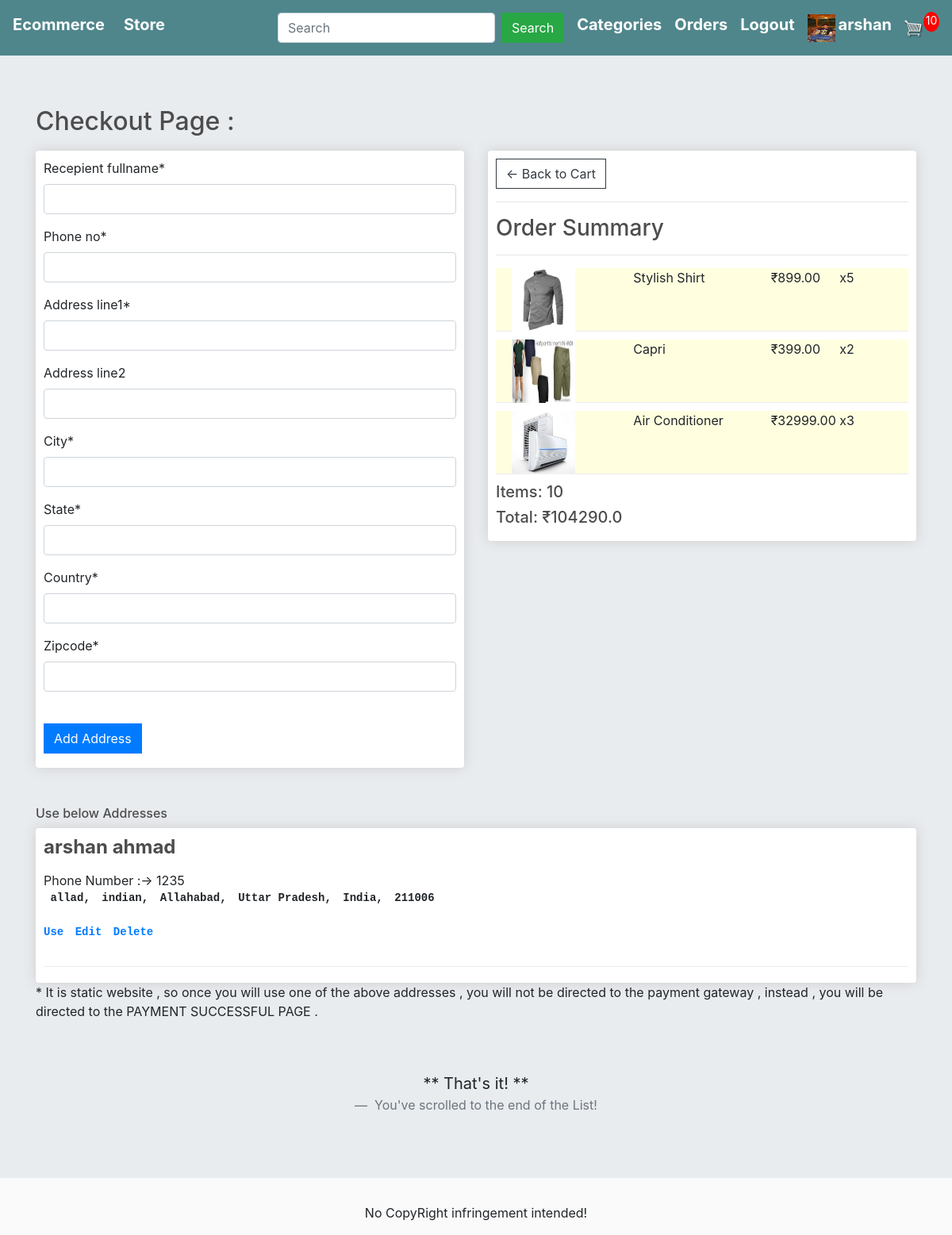
The app's page /checkout/ (signed in), older data.
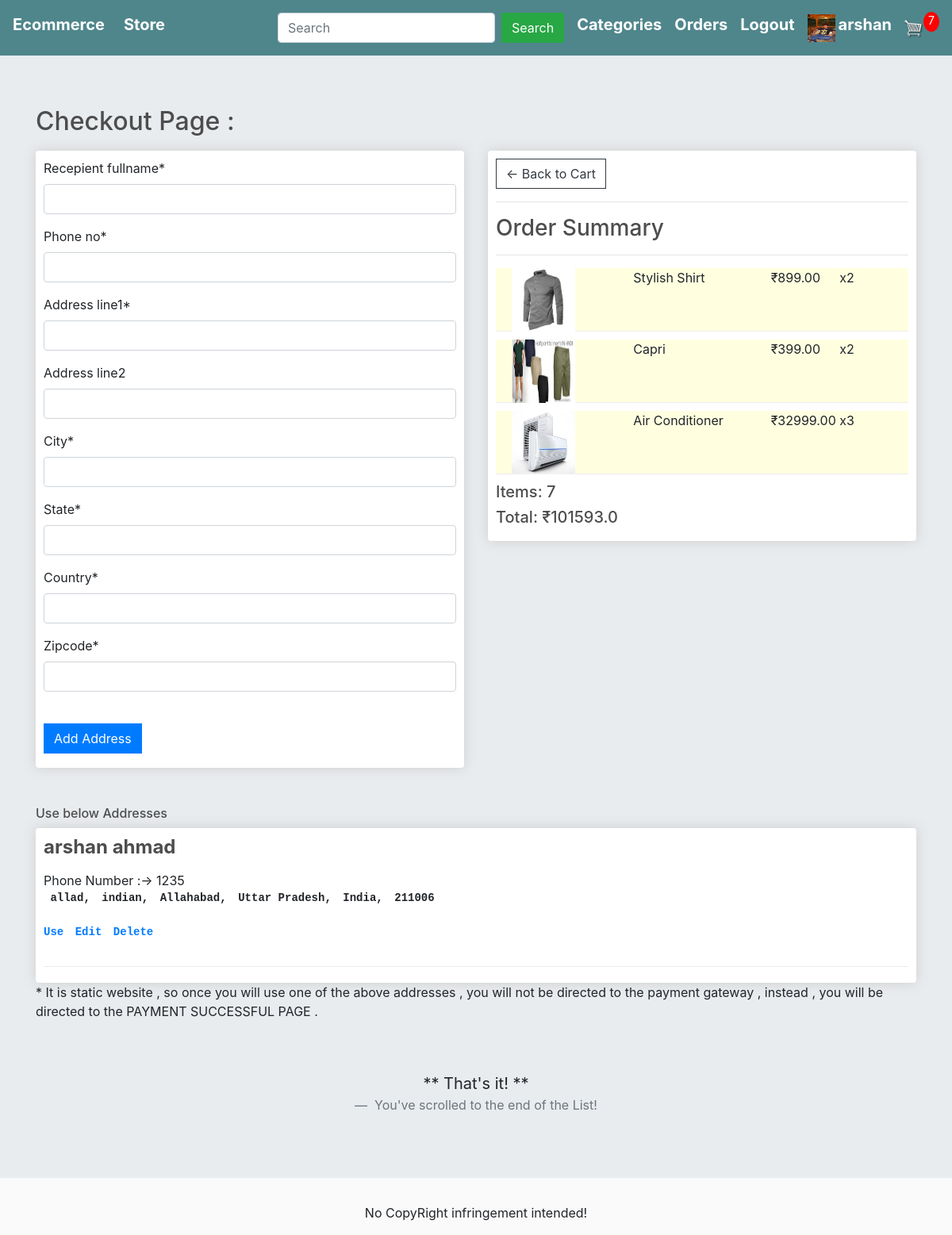
The same page, newer data.
### store/models.py (models this page shows, shortened)
class OrderItem(models.Model):
    user = models.ForeignKey(User, on_delete=models.CASCADE, null=True, blank=False)
    product = models.ForeignKey(Product, on_delete=models.CASCADE, null=True, blank=False)
    date_ordered = models.DateTimeField(auto_now_add=True)
    quantity = models.IntegerField(default=0, blank=True, null=True)
    @property
    def get_total(self):
        total = self.product.price * self.quantity
        return total

class Product(models.Model):
    category = models.ManyToManyField(ProductCategories)
    name = models.CharField(max_length=100, blank=False, name=False)
    price = models.FloatField(blank=False, null=False)
    image = models.FileField(null=True, blank=True)
    description = models.TextField(null=True, blank=True)
    @property
    def get_imageURL(self):
        try:
            url = self.image.url
        except:
            url = ''
        return url

### store/views.py (the view, shortened to what this page needs)
# urls.py: path('checkout/',views.checkout,name='checkout'),
def checkout(request):
    if not request.user.is_authenticated:
        return HttpResponseRedirect(reverse('user_login'))
    items = []
    total_cost_cart = 0
    total_item_cart = 0
    if request.user.is_authenticated:
        items = OrderItem.objects.filter(user=request.user)
        for item in items:
            total_item_cart += item.quantity
        for item in items:
            total_cost_cart += item.get_total
    if total_item_cart == 0:
        return Http404
    form = ShippingForm()
    addresses = ShippingAddress.objects.filter(user=request.user)
    product_categories = ProductCategories.objects.all()
    context = {
        'product_categories': product_categories,
        'items': items,
        'total_item_cart': total_item_cart,
        'total_cost_cart': total_cost_cart,
        'form': form,
        'addresses': addresses,
    }
    return render(request, 'store/checkout.html', context)

### store/forms.py
class ShippingForm(ModelForm):
    class Meta:
        model = ShippingAddress
        fields = '__all__'
        exclude = ['user']

### store/templates/store/checkout.html (shortened to what this page needs)
{% extends 'store/main.html' %}
{% load static %}
{% load crispy_forms_tags %}
{% block content %}
	<h2>Checkout Page :</h2>
     <div class="row">
		<div class="col-lg-6">
			<div class="box-element" id="form-wrapper">
				<form method="POST" action="{% url 'checkout'%}">
					{{ form|crispy }}
					<br>
					<input type="submit" class="btn btn-primary mb-2" name="submit" , value='Add Address'>
				</form>
			</div>
		</div>
		<div class="col-lg-6">
			<div class="box-element">
				<a  class="btn btn-outline-dark" href="{% url 'cart' %}">&#x2190; Back to Cart</a>
				<hr>
				<h3>Order Summary</h3>
				<hr>
				{% for item in items %}
					<div class="cart-row" style="background-color: lightyellow;height: 80px">
						<div style="flex:2"><a href="{% url 'item_detail' item.product.id %}"><img class="row-image" src="{{ item.product.get_imageURL }}" style="width: 80px; height: 80px;margin-left: 20px"></a></div>
						<div style="flex:2"><p>{{item.product.name}}</p></div>
						<div style="flex:1"><p>&#8377;{{item.product.price|floatformat:2}}</p></div>
						<div style="flex:1"><p>x{{item.quantity}}</p></div>
					</div>
				{% endfor %}
				<h5>Items:   {{total_item_cart}}</h5>
				<h5>Total:   &#8377;{{total_cost_cart}}</h5>
			</div>
		</div>
	</div>
	<br>
	<br>
	{% if request.user.is_authenticated %}
				<h6>Use below Addresses</h6>
				<div class="box-element">
					{% for adr in addresses %}
						<div class="cart-row">
							<div>
								<h4><strong><p>{{adr.recepient_fullname}}</p></strong></h4>
								<div>  Phone Number :-> {{adr.phone_no}}</div>
								<pre class="quantity"> {{adr.address_line1}},</pre>
								<pre class="quantity">{{adr.address_line2}},</pre>
								<pre class="quantity">{{adr.city}},</pre>
								<pre class="quantity">{{adr.state}},</pre>
								<pre class="quantity">{{adr.country}},</pre>
								<pre class="quantity">{{adr.zipcode}}</pre>
								<br>
								<div class="quantity">
									<pre><a href="{% url 'make_payment' adr.id %}">Use</a></pre>
								</div>
								<div class="quantity">
									<pre><a href="{% url 'update_address' adr.id %}">Edit</a></pre>
								</div>
								<div class="quantity">
									<pre><a href="{% url 'delete_address' adr.id %}">Delete</a></pre>
								</div>
							</div>
						</div>
					{% endfor %}
				</div>
				<p>* It is static website , so once you will use one of the above addresses , you will not be directed to the payment gateway , instead , you will be directed to the PAYMENT SUCCESSFUL PAGE .</p>
	{% endif %}
	<br><br>
	<blockquote class="blockquote text-center">
		<p class="mb-0">** That's it! **</p>
		<footer class="blockquote-footer"> You've scrolled to the end of the List!</footer>
	</blockquote>
{% endblock content %}

### store/templates/store/main.html (shortened to what this page needs)
<!DOCTYPE html>
{% load static %}
<html>
<head>
	<link rel="stylesheet" href="https://stackpath.bootstrapcdn.com/bootstrap/4.4.1/css/bootstrap.min.css">
	<link rel="stylesheet" href="https://maxcdn.bootstrapcdn.com/bootstrap/4.0.0/css/bootstrap.min.css">
	<link rel="stylesheet" href="https://cdnjs.cloudflare.com/ajax/libs/font-awesome/5.14.0/css/all.min.css" />
	<link rel="stylesheet" type="text/css" href="{% static 'store/css/main.css' %}">
</head>
<body>
	<nav class="navbar navbar-expand-lg navbar-dark bg-dark">
	  <h5><strong><a class="navbar-brand" href="{% url 'store' %}" style="color: white">Ecommerce</a></strong></h5>
	  <div class="collapse navbar-collapse" id="navbarSupportedContent">
	    <ul class="navbar-nav mr-auto">
	      <li class="nav-item active">
	        <h5><strong><a class="nav-link" href="{% url 'store' %}" style="color: white">Store <span class="sr-only">(current)</span></a></strong></h5>
	      </li>
	    </ul>
	    <div class="form-inline my-2 my-lg-0">
	    	<form method="get" action="{% url 'search' %}" class="form-inline my-2 my-lg-0">
					<input type="search" name="search" aria-label="Search" placeholder="Search" class="form-control mr-sm-2">
					<button class="btn btn-success my-2 mr-sm-3" type="submit">Search</button>
			</form>
			<div class="dropdown mr-sm-3">
					  <h5><strong><a style="color: white">Categories</a></strong></h5>
			</div>
	    	{% if request.user.is_authenticated %}
	     		<h5 class="mr-sm-3"><strong><a href="{% url 'order_details' %}" style="color: white">Orders</a></strong></h5>
	     		<h5 class="mr-sm-3"><strong><a href="{% url 'user_logout' %}" style="color: white">Logout</a></strong></h5>
	     		{% if request.user.profile.photo %}
					<a href="{% url 'profilepage' username=user.username %}"><img class="mr-sm-1" src="{{ request.user.profile.photo.url }}" width="35" height="35"></a>
				{% else %}
					<a href="{% url 'profilepage' username=user.username %}"><img class="mr-sm-1" src="/static/images/default.png" width="35" , height="35"></a>
				{% endif %}
		    	<h5><strong><a href="{% url 'profilepage' username=request.user.username %}" style="color: white">{{request.user.username}}</a></strong></h5>
	     	{% else %}
	     		<h5 class="mr-sm-3"><strong><a href="{% url 'user_login' %}" style="color: white">Login</a></strong></h5>
	     		<div>
		     		<h5 class="mr-sm-3"><strong><a href="{% url 'register' %}" style="color: white">SignUp</a></strong></h5>
	     		</div>
	     	{% endif %}
	     	<a href="{% url 'cart' %}">
	    		<img  id="cart-icon" src="{% static 'images/cart.png' %}">
	    	</a>
	    	<p id="cart-total">{{total_item_cart}}</p>
	    </div>
	  </div>
	</nav>
	<div class="jumbotron jumbotron-fluid">
		<div class="container container-fluid">
			{% block content %}
			{% endblock %}
		</div>
	</div>
	<footer class="footer">
		<p style="text-align: center;">No CopyRight infringement intended!</p>
	</footer>
</body>
</html>

Row changes from the older to the newer data that the page shows:
changed OrderItem "Stylish Shirt": quantity "5" → "2"
Text that changed along with them:
{{ total_item_cart }}: "10" → "7"
{{ total_cost_cart }}: "104290.0" → "101593.0"
